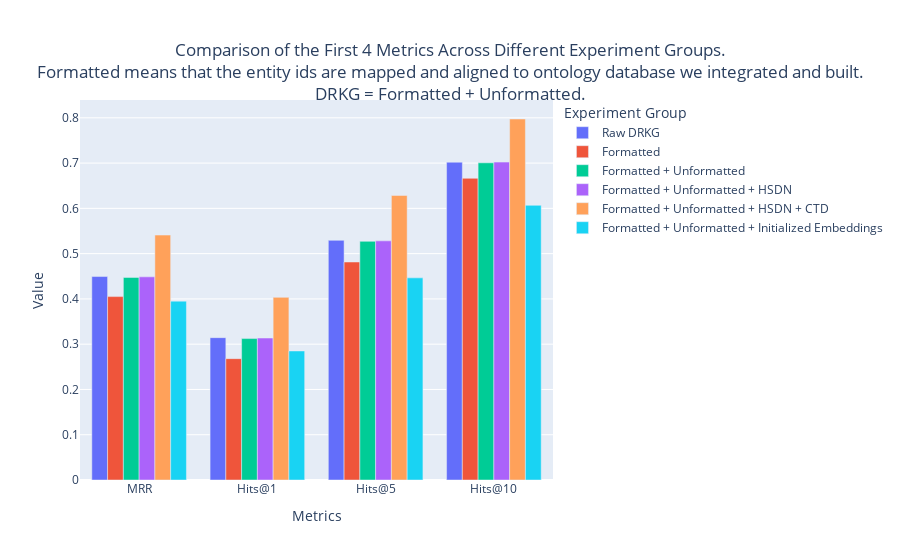

The notebook cell saved with this chart:
### Code cell
import plotly.graph_objects as go

# Select the first 5 metrics
subset_data = data.head(5).set_index("Metrics")

# Remove the 'MR' row
subset_data = subset_data.drop("MR")

# Create a figure
fig = go.Figure()

# Add a bar to the figure for each experiment group column
for experiment_group in subset_data.columns:
    fig.add_trace(
        go.Bar(
            x=subset_data.index, y=subset_data[experiment_group], name=experiment_group
        )
    )

# Update the layout for a grouped bar chart
fig.update_layout(
    barmode="group",
    title={
        "text": "Comparison of the First 4 Metrics Across Different Experiment Groups.<br>Formatted means that the entity ids are mapped and aligned to ontology database we integrated and built.<br>DRKG = Formatted + Unformatted.",
        "y": 0.9,
        "x": 0.5,
        "xanchor": "center",
        "yanchor": "top",
    },
    xaxis=dict(title="Metrics"),
    yaxis=dict(title="Value"),
    legend_title_text="Experiment Group",
)

# Show the figure
fig.show()

### Figure 1 — Plotly figure (JSON) as saved in the notebook; plotly's stock layout.template omitted (floating-point values rounded to 4 significant figures)
{"data": [{"name": "Raw DRKG", "type": "bar", "x": ["MRR", "Hits@1", "Hits@5", "Hits@10"], "y": [0.4494, 0.3144, 0.5294, 0.702]}, {"name": "Formatted", "type": "bar", "x": ["MRR", "Hits@1", "Hits@5", "Hits@10"], "y": [0.4051, 0.268, 0.4815, 0.6664]}, {"name": "Formatted + Unformatted", "type": "bar", "x": ["MRR", "Hits@1", "Hits@5", "Hits@10"], "y": [0.4475, 0.3124, 0.5272, 0.7006]}, {"name": "Formatted + Unformatted + HSDN", "type": "bar", "x": ["MRR", "Hits@1", "Hits@5", "Hits@10"], "y": [0.4487, 0.3136, 0.5282, 0.7022]}, {"name": "Formatted + Unformatted + HSDN + CTD", "type": "bar", "x": ["MRR", "Hits@1", "Hits@5", "Hits@10"], "y": [0.541, 0.4034, 0.6285, 0.7974]}, {"name": "Formatted + Unformatted + Initialized Embeddings", "type": "bar", "x": ["MRR", "Hits@1", "Hits@5", "Hits@10"], "y": [0.3951, 0.285, 0.4465, 0.6067]}], "layout": {"barmode": "group", "legend": {"title": {"text": "Experiment Group"}}, "title": {"text": "Comparison of the First 4 Metrics Across Different Experiment Groups.<br>Formatted means that the entity ids are mapped and aligned to ontology database we integrated and built.<br>DRKG = Formatted + Unformatted.", "x": 0.5, "xanchor": "center", "y": 0.9, "yanchor": "top"}, "xaxis": {"title": {"text": "Metrics"}}, "yaxis": {"title": {"text": "Value"}}}}
